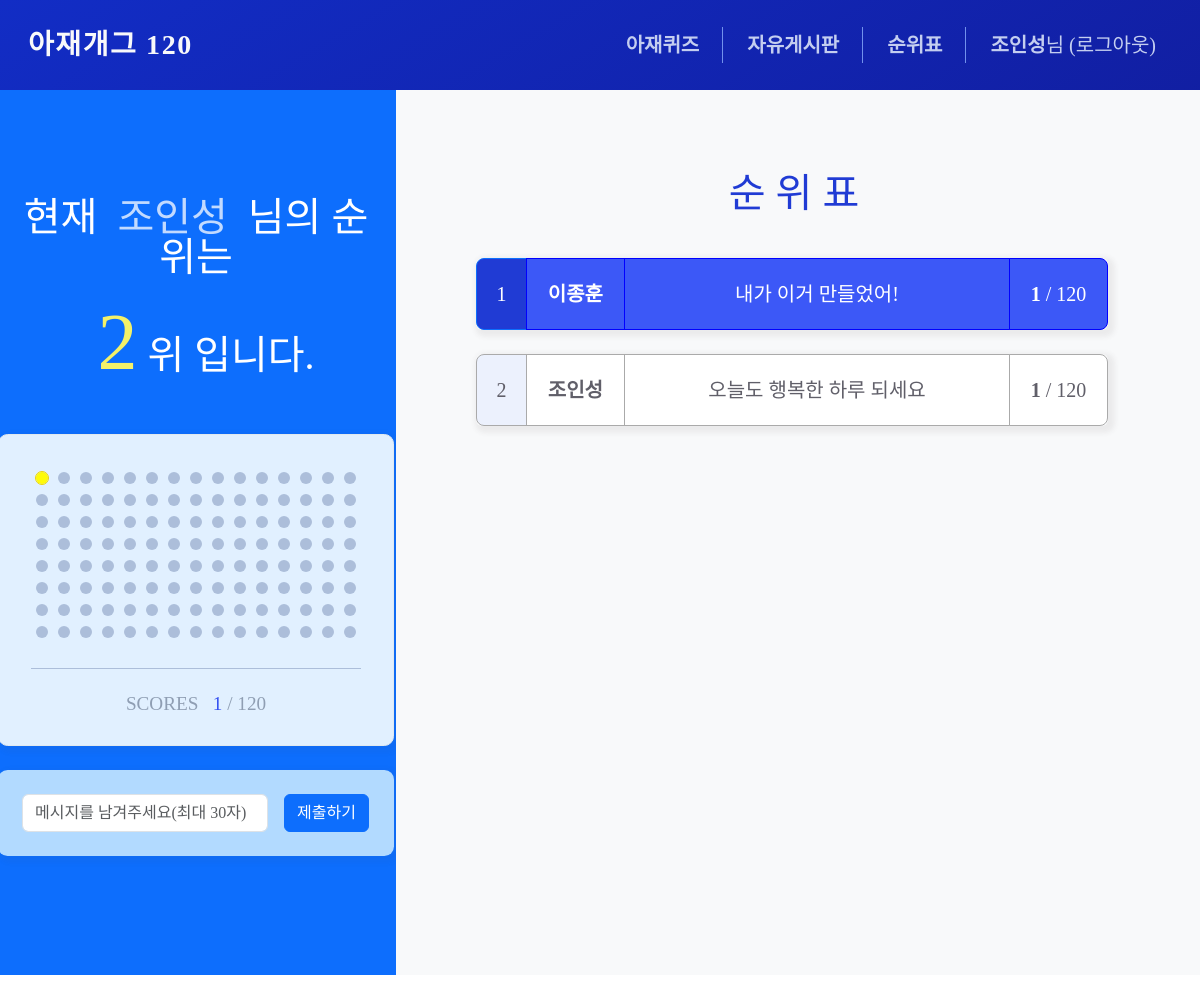
Screenshot of /rank/status/ (signed in) with the database file from the repository.
### homepage/models.py (models this page shows)
class Users(db.Model):
    __tablename__ = 'users'
    id = db.Column(db.Integer, primary_key=True)
    username = db.Column(db.String(50), unique=True, nullable=False)
    password = db.Column(db.String(200), nullable=False)
    email = db.Column(db.String(120), unique=True, nullable=False)
    comment = db.Column(db.String(20), nullable=True)
    @classmethod
    def get_users_data(cls):
        users = cls.query.join(Solved, cls.id == Solved.user_id).group_by(cls.id).order_by(
            db.func.count(Solved.quiz_id).desc()
        ).all()
        for user in users:
            user.comment = user.comment or '오늘도 행복한 하루 되세요'
            user.quiz_id_count = Solved.query.filter_by(user_id=user.id).count()
        return users

### homepage/views/rank_views.py (the view)
@bp.route('/status/', methods=('GET', 'POST'))
@login_required
def rank():
    solved = Solved.query.filter_by(user_id=g.user.id).all()
    solved_quiz_ids = []
    for solve in solved:
        solved_quiz_ids.append(solve.quiz_id)
    all_user_data = Users.get_users_data()
    form = RankForm()
    if request.method == 'POST' and form.validate_on_submit():
        user = Users.query.filter_by(id=g.user.id).first()
        user.comment = form.comment.data
        db.session.commit()
        return redirect(url_for('rank.rank'))
    return render_template('rank/rank.html', solved_quiz_ids=solved_quiz_ids, all_user_data=all_user_data, form=form)

### homepage/forms.py
class RankForm(FlaskForm):
    comment = StringField('코멘트', validators=[DataRequired(), Length(max=30, message='글자수는 최대 30자까지 가능합니다.')])

### homepage/views/auth_views.py (called while the page is built)
@bp.before_app_request
def load_logged_in_user():
    user_id = session.get('user_id')
    if user_id is None:
        g.user = None
    else:
        g.user = Users.query.get(user_id)

def login_required(view):
    @functools.wraps(view)
    def wrapped_view(*args, **kwargs):
        if g.user is None:
            _next = request.url if request.method == 'GET' else ''
            return redirect(url_for('auth.login', next=_next))
        return view(*args, **kwargs)
    return wrapped_view

### homepage/templates/rank/rank.html (shortened to what this page needs)
{% extends 'base.html' %}
{% block content %}
<link rel="stylesheet" href="{{ url_for('static', filename='reset.min.css') }}" />
<div class="container-fruid whole_wrap">
    <div class="row">
        <div class="col-lg-4 quiz_wrap bg-primary">
            <div class="d-flex flex-wrap justify-content-center align-items-start mx-3 my-4 p-3">
                <div class="container-fruid ms-2">
                    <div class="mx-2 my-5 text-center">
                        {% if solved_quiz_ids == [] %}
                            <h1 class="rank-text-user">현재&nbsp;&nbsp;<b class="text-white text-opacity-75">{{
                                    g.user.username }}</b>&nbsp;&nbsp;님은</h1>
                            <h1 class="rank-text-user">풀어낸 퀴즈가 없습니다.</h1>
                        {% else %}
                            <h1 class="rank-text-user">현재&nbsp;&nbsp;<b class="text-white text-opacity-75">{{
                                    g.user.username }}</b>&nbsp;&nbsp;님의 순위는</h1>
                            <h1 class="rank-text-user"><b class="rank-number-user">
                                    {% for user in all_user_data %}{% if user.id == g.user.id %}{{ loop.index }}{% endif
                                    %}{% endfor %}</b>위 입니다.</h1>
                        {% endif %}
                    </div>
                    <div class="rank-scores-box">
                        <div class="">
                            {% for i in range(1, 9)%}
                            <ul class="circles">
                                {% for j in range((15*(i-1))+1,(15*(i-1))+16) %}
                                {% if j in solved_quiz_ids %}
                                <li class="rank-circle-solved" id="score{{ j }}"></li>
                                {% else %}
                                <li class="rank-circle" id="score{{ j }}"></li>
                                {% endif %}
                                {% endfor %}
                            </ul>
                            {% endfor %}
                        </div>
                        <div class="text-center rank-scores-text">
                            <h2>SCORES&nbsp;&nbsp;&nbsp;<b class="rank-scores-number">{{
                                    solved_quiz_ids|length }}</b>&nbsp;/&nbsp;120</h2>
                        </div>
                    </div>
                    <div class="rank-input-box">
                        <form class="row g-3" method="POST" action=""
                            style="margin-bottom : calc(-1 * var(--bs-gutter-y));">
                            <div class="col-auto" style="width:72%;">
                                <input class="form-control" type="text" id="comment" name="comment"
                                    value="{{ form.comment.data or '' }}" placeholder="메시지를 남겨주세요(최대 30자)">
                            </div>
                            <div class="col-auto" style="width:28%;">
                                <button type="submit" id="messageBtn" class="btn btn-primary mb-3">제출하기</button>
                            </div>
                        </form>
                    </div>
                </div>
            </div>
        </div>
        <div class="col-sm-8 quiz_wrap bg-light">
            <div class="d-flex flex-wrap justify-content-center align-items-start mx-3 my-4 p-3">
                <div class="container">
                    <div class="mx-3 my-4 text-center">
                        <h1 class="rank-text">순 위 표</h1>
                    </div>
                    {% for user in all_user_data %}
                    <div class="row m-4 pe-4">
                        <div class="btn-group btn-group-lg rank-group" role="group" aria-label="Large button group">
                            {% if loop.index == 1 %}
                            <button type="button" class="col-1 btn btn-primary rank-1st-number" disabled>{{
                                loop.index }}</button>
                            <button type="button" class="col-2 btn btn-primary rank-1st-content" disabled><b
                                    class="fw-bold">{{user.username}}</b></button>
                            <button type="button" class="col-8 btn btn-primary rank-1st-content"
                                disabled>{{user.comment}}</button>
                            <button type="button" class="col-2 btn btn-primary rank-1st-content" disabled><b
                                    class="fw-bold">{{user.quiz_id_count}}</b> / 120</button>
                            {% else %}
                            <button type="button" class="col-1 btn btn-primary rank-nth-number" disabled>{{
                                loop.index }}</button>
                            <button type="button" class="col-2 btn btn-outline-primary rank-nth-content" disabled><b
                                    class="fw-bold">{{user.username}}</b></button>
                            <button type="button" class="col-8 btn btn-outline-primary rank-nth-content"
                                disabled>{{user.comment}}</button>
                            <button type="button" class="col-2 btn btn-outline-primary rank-nth-content" disabled><b
                                    class="fw-bold">{{user.quiz_id_count}}</b> / 120</button>
                            {% endif %}
                        </div>
                    </div>
                    {% endfor %}
                </div>
            </div>
        </div>
    </div>
</div>
{% endblock %}

### homepage/templates/navbar.html (shortened to what this page needs)
<nav class="navbar navbar-expand-lg navbar-light nav-gradient-background" style="
    width: 100%; z-index: 9999;" id="navbar">
    <div class="container-fluid">
        <a class="navbar-brand text-light fw-bold p-3 fs-3 nav-font nav-line-height"
            href="{{ url_for('main.index') }}">아재개그&nbsp;120</a>
        {% if g.user %}
        <div class="collapse navbar-collapse justify-content-end px-2 fs-5" id="navbarSupportedContent"
            style="flex-grow:0;">
            <ul class="navbar-nav me-3">
                {% if all_user_data %}
                <li class="nav-item me-3 nav-rank">
                    <a class="nav-link text-nav" href="{{ url_for('status.show') }}"><b class="fw-bold">아재퀴즈</b></a>
                </li>
                {% endif %}
                <li class="nav-item me-3 nav-rank">
                    <a class="nav-link text-nav" href="{{ url_for('question._list') }}"><b class="fw-bold">자유게시판</b></a>
                </li>
                <li class="nav-item me-3 nav-rank">
                    <a class="nav-link text-nav" href="{{ url_for('rank.rank') }}"><b class="fw-bold">순위표</b></a>
                </li>
                <li class="nav-item">
                    <a class="nav-link text-nav" href="{{ url_for('auth.logout') }}"><b class="fw-bold">{{
                            g.user.username }}</b>님 (로그아웃)</a>
                </li>
            </ul>
                {% endif %}
            </div>
        </div>
</nav>

### homepage/static/style.css (style rules this page uses)
html, body { scroll-behavior: smooth; }
body { overflow: hidden; }
.rank-text { padding: 20px; font-family: 'EliceDigitalBaeum_Bold'; color: #203bd4; font-size: 2.5em; margin-right: 20px; }
.rank-text-user { padding-top: 20px; padding-bottom: 4px; font-family: 'EliceDigitalBaeum_Bold'; color: #ffffff; font-size: 2.5em; }
.rank-number-user { color:#f3f169; padding-left:20px; padding-right:10px; font-size: 2em; }
.rank-scores-number { color: #3551f1; }
.rank-scores-text { margin-top:25px; border-top: 1px solid #acbeda; padding-top:25px; font-family: 'EliceDigitalBaeum_Bold'; color: #8f9eb3; font-size: 1.2em; }
.rank-scores-box { padding: 2rem 2rem; margin-top: 2rem; border: 1px solid transparent; border-radius: 0.6rem; color: #091181; background-color: #e1f0ff; border-color: #e1e9ee; box-shadow: 3px 3px 5px 4px rgb(77, 71, 71, 0.05); }
.rank-group { height: 4.5rem; box-shadow: 3px 3px 5px 4px rgb(77, 71, 71, 0.075); padding-left: 0 !important; padding-right: 0 !important; }
.rank-circle { background-color: #acbeda; width: 12px; height: 12px; border-radius: 50%; margin: 5px; }
.rank-circle-solved { transition: background-color 0.3s ease-in-out; background-color: #fffb08; outline: 1px solid #ebd405; width: 12px; height: 12px; border-radius: 50%; margin: 5px; }
.rank-input-box { padding: 1.5rem 1.5rem; margin-top: 1.5rem; border-radius: 0.6rem; color: #091181; background-color: #b2daff; border-color: #e1e9ee; box-shadow: 3px 3px 5px 4px rgb(77, 71, 71, 0.05); }
.rank-1st-number:disabled { background-color: #203bd4; }
.rank-1st-content:disabled { background-color: #3c58f7; border: 1px solid blue; }
.rank-nth-number:disabled { color: #605f69; background-color: #ecf1fd; border: 1px solid #aaa; }
.rank-nth-content:disabled { color: #605f69; background-color: #fff; border: 1px solid #aaa; }
.btn-group button:disabled { opacity: 100%; }
.circles { display: flex; flex-wrap: nowrap; justify-content: center; align-items: center; }
.nav-font { font-family: 'EliceDigitalBaeum_Bold'; letter-spacing: 0.1rem; }
.nav-line-height { line-height: 1.5; }
.nav-gradient-background { background: linear-gradient(-30deg, #121b9c, #1622ce, #111a97, #122dc5); background-size: 400% 400%; animation: gradient 8s ease infinite; }
.whole_wrap { overflow: hidden; height: 100vh; }
.text-nav { color: #c4cef0 !important; }

### rows the page displays
Users: user.username "조인성", username "조인성", comment "오늘도 행복한 하루 되세요", quiz_id_count "1"
Users: username "이종훈", comment "내가 이거 만들었어!", quiz_id_count "1"

### other values shown
{{ solved_quiz_ids|length }} "1"
